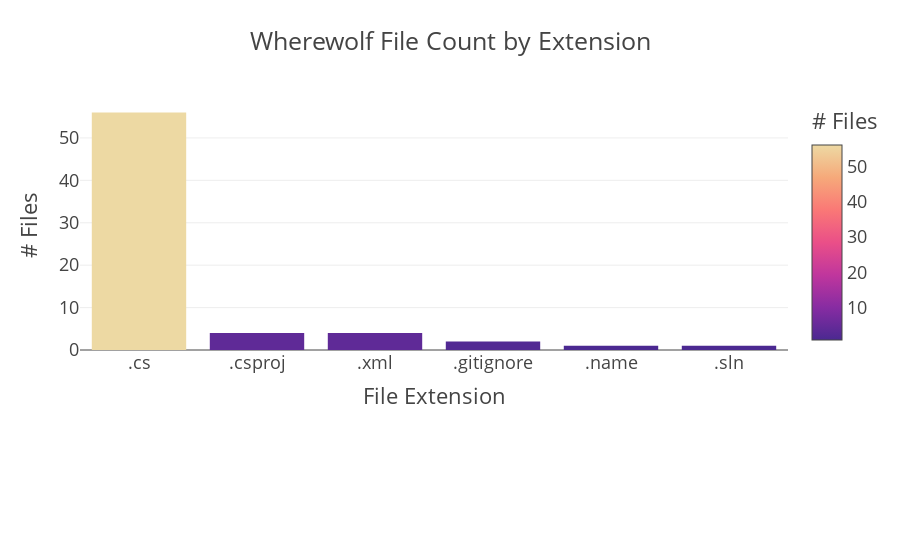

Write notebook code for a chart like this one.
### Code cell
# Generate a bar chart of the number of files by extension sorted by number of files
fig = px.bar(df_files.groupby('Extension').agg({'Path': 'count'}).sort_values(by='Path', ascending=False).reset_index(),
                title=project_name + ' File Count by Extension',
                x='Extension',
                y='Path',
                color='Path',
                labels=file_labels)
fig.update_layout(xaxis_title='File Extension', yaxis_title='# Files', margin=dict(b=200), legend_title_text='# Files')
fig.layout.coloraxis.colorbar.title = '# Files'

format_and_show(fig)

### Figure 1 — Plotly figure (JSON) as saved in the notebook; plotly's stock layout.template omitted (floating-point values rounded to 4 significant figures)
{"data": [{"alignmentgroup": "True", "hovertemplate": "Extension=%{x}<br>Path=%{marker.color}<extra></extra>", "legendgroup": "", "marker": {"color": [56, 4, 4, 2, 1, 1], "coloraxis": "coloraxis", "pattern": {"shape": ""}}, "name": "", "offsetgroup": "", "orientation": "v", "showlegend": false, "textposition": "auto", "type": "bar", "x": [".cs", ".csproj", ".xml", ".gitignore", ".name", ".sln"], "xaxis": "x", "y": [56, 4, 4, 2, 1, 1], "yaxis": "y"}], "layout": {"barmode": "relative", "coloraxis": {"colorbar": {"title": {"text": "# Files"}}, "colorscale": [[0, "rgb(75, 41, 145)"], [0.1667, "rgb(135, 44, 162)"], [0.3333, "rgb(192, 54, 157)"], [0.5, "rgb(234, 79, 136)"], [0.6667, "rgb(250, 120, 118)"], [0.8333, "rgb(246, 169, 122)"], [1, "rgb(237, 217, 163)"]]}, "height": 550, "legend": {"title": {"text": "# Files"}, "tracegroupgap": 0}, "margin": {"b": 200}, "title": {"text": "Wherewolf File Count by Extension"}, "xaxis": {"anchor": "y", "domain": [0, 1], "title": {"text": "File Extension"}}, "yaxis": {"anchor": "x", "domain": [0, 1], "title": {"text": "# Files"}}}}
